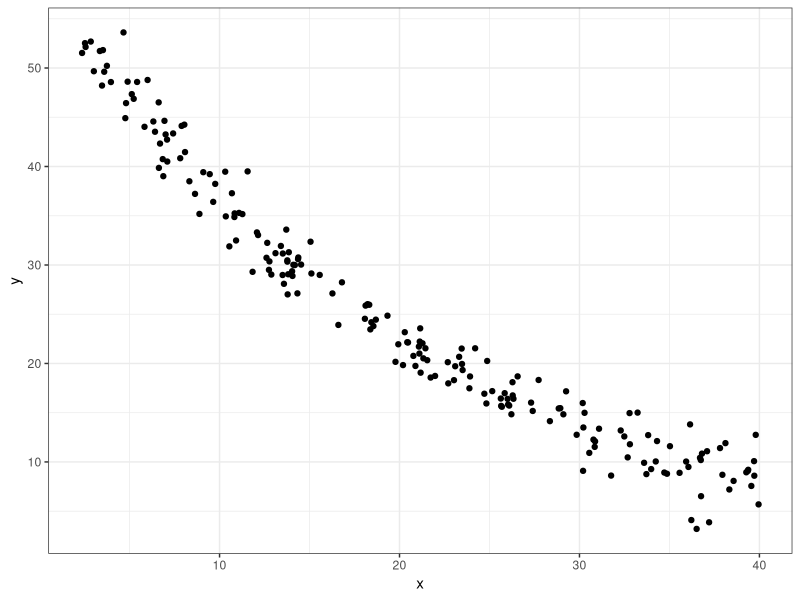

Generate this figure with R:
#----------------------------------------------------------------------------
# a) simulação dos dados 

set.seed(1234)
n = 200 # tamanho da amostra
x = runif(200, 2, 40) # U(2, 40)
beta = c(60,-0.05) # valor verdadeiro dos coeficientes
e = rnorm(n, sd = 2)

y = beta[1]*exp(beta[2]*x) + e # y = b0e^b1X + e


require(ggplot2)
ggplot() + geom_point(aes(x,y)) + theme_bw() # plotagem dos dados

#----------------------------------------------------------------------------
# b) Newton-Raphson 

nr.optim = function(x0, f1, f2, epslon = 0.0001,...){
  
  cc = 1
  conta = 0
  x0 = matrix(x0, ncol = 1)
  z = x0
  
  while(cc > epslon && conta < 1000){
    x1 = x0 - solve(f2(x0, x, y))%*%(f1(x0, x, y))
    
    cc = t(f1(x1, x, y))%*%f1(x1, x, y) # criteiro de convergencia
    x0 = x1
    conta = conta + 1
    z = cbind(z,x1)
    
  }
  
  rownames(z) = paste("x", 1:nrow(x0), sep = "")
  colnames(z) = paste("i", 1:(conta + 1), sep = "")
  list("arg.ot" = x0, "seq.ot" = z, "iterações" = conta)  
}

# grandiente
f1 = function(b,x,y){
  rbind(-2*sum((y - b[1]*exp(b[2]*x))*exp(b[2]*x)), 
        -2*sum((y - b[1]*exp(b[2]*x))*x*b[1]*exp(b[2]*x))
  )
}

# hessiana
f2 = function(b,x,y){
  A = matrix(0, ncol = 2,nrow = 2)
  A[1,1] = sum(-2*exp(b[2]*x)*(-exp(b[2]*x)))
  A[2,2] = sum(2*(-b[1]*x*exp(b[2]*x))*(-b[1]*x*exp(b[2]*x))) + sum(2*(y-b[1]*exp(b[2]*x))*(-b[1]*x^2*exp(b[2]*x)))
  A[2,1] = A[1,2] = sum(2*(-b[1]*x*exp(b[2]*x))*(-exp(b[2]*x))) + sum(2*(y-b[1]*exp(b[2]*x))*(-x*exp(b[2]*x)))
  
  
  return(A)
}

# o NR só funciona se o chute inicial for perto do valor verdadeiro, então 
# como valor inicial sera utilizado os valores estimados da regressão ajustada
# com a transformação log(Y) = log(b0) + b1x

reg = lm(log(y) ~ x)

# valor inicial: 
x0 = c(exp(reg$coefficients[1]), reg$coefficients[2])

nr.optim(x0, f1, f2, epslon = 0.001)

#----------------------------------------------------------------------------
# c) Gauss-Newton:

gn.optim = function(x0, J, r, epslon = 0.0001,...){
  cc = 1
  conta = 0
  x0 = matrix(x0, ncol = 1)
  z = x0
  
  while(cc > epslon && conta < 1000){
    x1 = x0 - solve(t(J(x0,x,y))%*%J(x0,x,y))%*%t(J(x0,x,y))%*%r(x0,x,y)
    
    cc = sum((x1 - x0)^2) # criteiro de convergencia
    x0 = x1
    conta = conta + 1
    z = cbind(z,x1)
  }
  
  rownames(z) = paste("x", 1:nrow(x0), sep = "")
  colnames(z) = paste("i", 1:(conta + 1), sep = "")
  list("arg.ot" = x0, "seq.ot" = z, "iterações" = conta)  
}


# residuos:
r <- function(b, x, y){
  y - b[1]*exp(b[2]*x)
}

# jacobiano:
J <- function(b, x, y){
  cbind(-exp(b[2]*x), -b[1]*x*exp(b[2]*x))
}

gn.optim(x0 = rbind(10, 0), J, r, epslon = 0.001)
